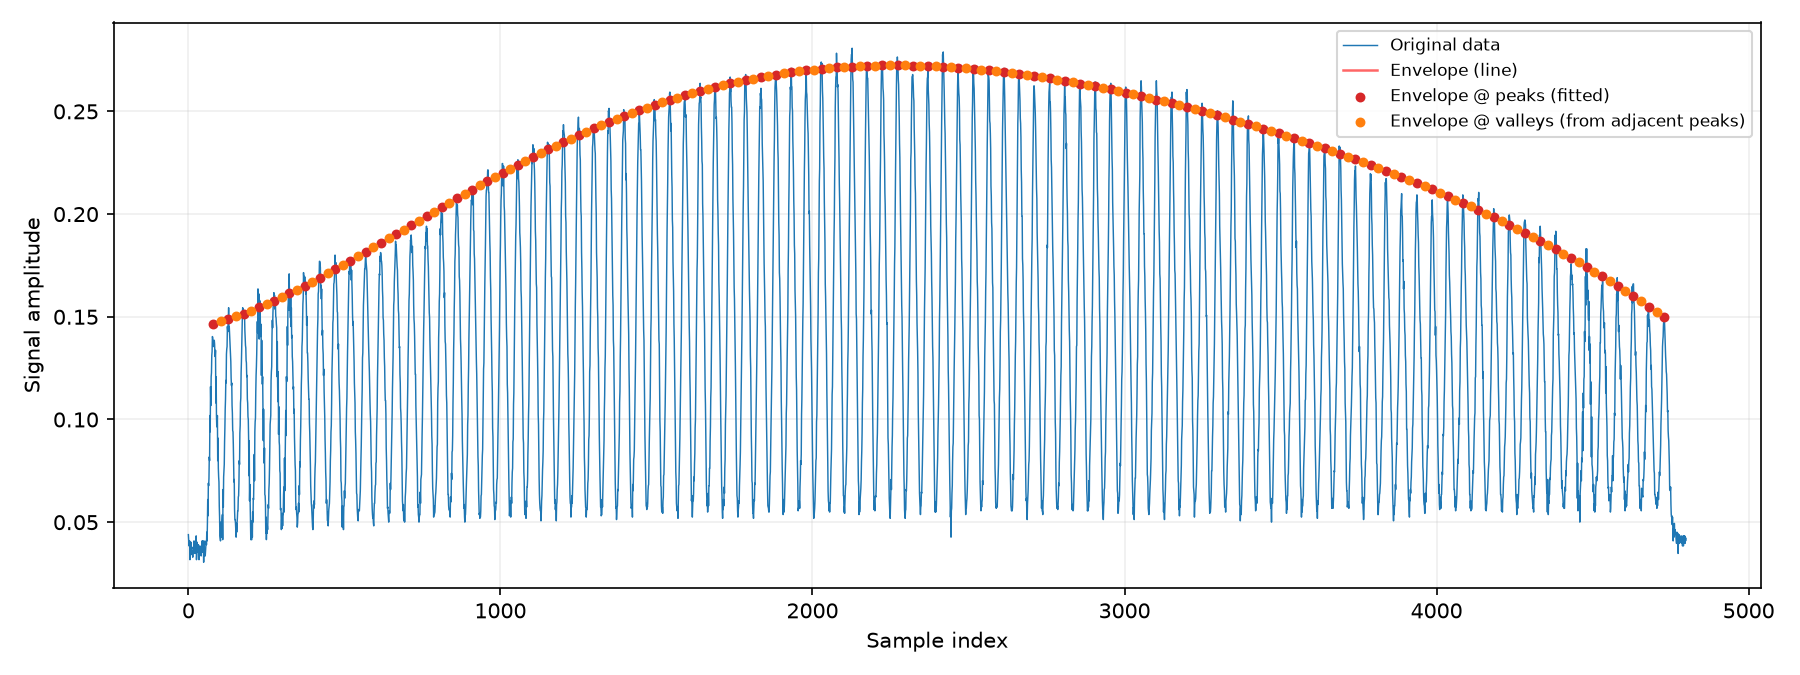

Reproduce this figure in Python.
import numpy as np
import matplotlib.pyplot as plt

from utils.fit_sawtooth3 import fit_sawtooth_extrema

from utils.datalc import load_bin

# ------------------------------------------------------
# 1. 生成合成数据
# ------------------------------------------------------

BIN_FILE = "./data/2026-11-07-data-frame1/acq_20261107_180021.bin"
# BIN_FILE = "./data/2026-11-09-data-frame120/acq_20261109_162051.bin"


seg_len = 12000
active_start = 520
active_len = 4800

data_arr = load_bin(BIN_FILE)
data_arr = data_arr.reshape(-1, seg_len, 2)
data_arr = data_arr[:, active_start : active_start + active_len, :]
# print(data_arr[0].shape)
# np.save("data.npy", data_arr[n, :, 0])

n = 0

# 读取数据
data = data_arr[n, :, 0]

# ------------------------------------------------------
# 2. 调用函数
# ------------------------------------------------------
positions, envelope_values = fit_sawtooth_extrema(
    data,
    extrema_count=191,
    envelope_degree=6,
)

print("positions 形状:      ", positions.shape)
print("envelope_values 形状:", envelope_values.shape)
print("前 5 个位置:  ", np.round(positions[:5], 1))
print("前 5 个包络值:", np.round(envelope_values[:5], 4))

# 仅为作图区分波峰/波谷：波峰处信号接近包络，波谷处远低于包络
sig_at_pos = np.interp(positions, np.arange(len(data)), data)
is_peak = sig_at_pos > 0.5 * (envelope_values + data.min())

# ------------------------------------------------------
# 3. 绘图
# ------------------------------------------------------
fig, ax = plt.subplots(figsize=(12, 4.5))

ax.plot(data, lw=0.7, label="Original data")
ax.plot(positions, envelope_values, "r-", lw=1.2, alpha=0.6, label="Envelope (line)")
ax.scatter(
    positions[is_peak], envelope_values[is_peak],
    s=14, c="tab:red", zorder=3, label="Envelope @ peaks (fitted)",
)
ax.scatter(
    positions[~is_peak], envelope_values[~is_peak],
    s=14, c="tab:orange", zorder=3, label="Envelope @ valleys (from adjacent peaks)",
)
ax.set_xlabel("Sample index")
ax.set_ylabel("Signal amplitude")
ax.legend(loc="upper right", fontsize=8)
ax.grid(alpha=0.2)

fig.tight_layout()
fig.savefig("example_fit_sawtooth.png", dpi=150)
plt.show()
